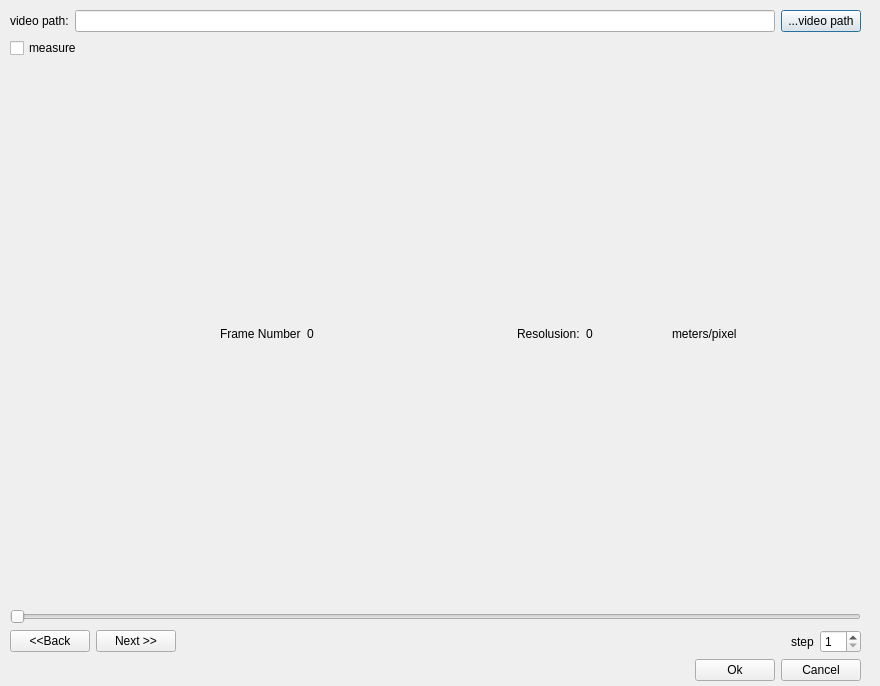
<?xml version="1.0" encoding="UTF-8"?>
<ui version="4.0">
 <class>ResolutionMesureDlgBase</class>
 <widget class="QDialog" name="ResolutionMesureDlgBase">
  <property name="geometry">
   <rect>
    <x>0</x>
    <y>0</y>
    <width>880</width>
    <height>686</height>
   </rect>
  </property>
  <property name="windowTitle">
   <string>Dialog</string>
  </property>
  <property name="autoFillBackground">
   <bool>true</bool>
  </property>
  <widget class="QWidget" name="verticalLayoutWidget_2">
   <property name="geometry">
    <rect>
     <x>10</x>
     <y>10</y>
     <width>851</width>
     <height>671</height>
    </rect>
   </property>
   <layout class="QVBoxLayout" name="mMainLayout" stretch="0,0,0,0,0,0">
    <property name="sizeConstraint">
     <enum>QLayout::SetMaximumSize</enum>
    </property>
    <item>
     <layout class="QHBoxLayout" name="horizontalLayout">
      <item>
       <widget class="QLabel" name="label">
        <property name="text">
         <string>video path:</string>
        </property>
       </widget>
      </item>
      <item>
       <widget class="QLineEdit" name="mEditPath"/>
      </item>
      <item>
       <widget class="QPushButton" name="mBtVideoPath">
        <property name="text">
         <string>...video path</string>
        </property>
       </widget>
      </item>
     </layout>
    </item>
    <item>
     <layout class="QHBoxLayout" name="horizontalLayout_6">
      <item>
       <widget class="QCheckBox" name="mCheckBoxMeasure">
        <property name="text">
         <string>measure</string>
        </property>
       </widget>
      </item>
      <item>
       <spacer name="horizontalSpacer_6">
        <property name="orientation">
         <enum>Qt::Horizontal</enum>
        </property>
        <property name="sizeHint" stdset="0">
         <size>
          <width>40</width>
          <height>20</height>
         </size>
        </property>
       </spacer>
      </item>
     </layout>
    </item>
    <item>
     <layout class="QHBoxLayout" name="horizontalLayout_5">
      <item>
       <widget class="QLabel" name="mLabelPosition">
        <property name="sizePolicy">
         <sizepolicy hsizetype="Fixed" vsizetype="Preferred">
          <horstretch>0</horstretch>
          <verstretch>0</verstretch>
         </sizepolicy>
        </property>
        <property name="minimumSize">
         <size>
          <width>80</width>
          <height>0</height>
         </size>
        </property>
        <property name="text">
         <string/>
        </property>
       </widget>
      </item>
      <item>
       <spacer name="horizontalSpacer_5">
        <property name="orientation">
         <enum>Qt::Horizontal</enum>
        </property>
        <property name="sizeHint" stdset="0">
         <size>
          <width>40</width>
          <height>20</height>
         </size>
        </property>
       </spacer>
      </item>
      <item>
       <widget class="QLabel" name="label_4">
        <property name="sizePolicy">
         <sizepolicy hsizetype="Fixed" vsizetype="Preferred">
          <horstretch>0</horstretch>
          <verstretch>0</verstretch>
         </sizepolicy>
        </property>
        <property name="text">
         <string>Frame Number</string>
        </property>
       </widget>
      </item>
      <item>
       <widget class="QLabel" name="mLabelFrameNum">
        <property name="sizePolicy">
         <sizepolicy hsizetype="Fixed" vsizetype="Preferred">
          <horstretch>0</horstretch>
          <verstretch>0</verstretch>
         </sizepolicy>
        </property>
        <property name="minimumSize">
         <size>
          <width>80</width>
          <height>0</height>
         </size>
        </property>
        <property name="text">
         <string>0</string>
        </property>
       </widget>
      </item>
      <item>
       <spacer name="horizontalSpacer_3">
        <property name="orientation">
         <enum>Qt::Horizontal</enum>
        </property>
        <property name="sizeHint" stdset="0">
         <size>
          <width>40</width>
          <height>20</height>
         </size>
        </property>
       </spacer>
      </item>
      <item>
       <widget class="QLabel" name="label_3">
        <property name="sizePolicy">
         <sizepolicy hsizetype="Fixed" vsizetype="Preferred">
          <horstretch>0</horstretch>
          <verstretch>0</verstretch>
         </sizepolicy>
        </property>
        <property name="text">
         <string>Resolusion:</string>
        </property>
       </widget>
      </item>
      <item>
       <widget class="QLabel" name="mLabelResolution">
        <property name="sizePolicy">
         <sizepolicy hsizetype="Fixed" vsizetype="Preferred">
          <horstretch>80</horstretch>
          <verstretch>0</verstretch>
         </sizepolicy>
        </property>
        <property name="minimumSize">
         <size>
          <width>80</width>
          <height>0</height>
         </size>
        </property>
        <property name="text">
         <string>0</string>
        </property>
       </widget>
      </item>
      <item>
       <widget class="QLabel" name="label_6">
        <property name="sizePolicy">
         <sizepolicy hsizetype="Fixed" vsizetype="Preferred">
          <horstretch>0</horstretch>
          <verstretch>0</verstretch>
         </sizepolicy>
        </property>
        <property name="text">
         <string>meters/pixel</string>
        </property>
       </widget>
      </item>
      <item>
       <spacer name="horizontalSpacer_4">
        <property name="orientation">
         <enum>Qt::Horizontal</enum>
        </property>
        <property name="sizeHint" stdset="0">
         <size>
          <width>40</width>
          <height>20</height>
         </size>
        </property>
       </spacer>
      </item>
     </layout>
    </item>
    <item>
     <widget class="QSlider" name="mSliderVideo">
      <property name="orientation">
       <enum>Qt::Horizontal</enum>
      </property>
     </widget>
    </item>
    <item>
     <layout class="QHBoxLayout" name="horizontalLayout_2">
      <item>
       <widget class="QPushButton" name="mBtBack">
        <property name="text">
         <string>&lt;&lt;Back</string>
        </property>
       </widget>
      </item>
      <item>
       <widget class="QPushButton" name="mBtNext">
        <property name="text">
         <string>Next &gt;&gt;</string>
        </property>
       </widget>
      </item>
      <item>
       <spacer name="horizontalSpacer">
        <property name="orientation">
         <enum>Qt::Horizontal</enum>
        </property>
        <property name="sizeHint" stdset="0">
         <size>
          <width>40</width>
          <height>20</height>
         </size>
        </property>
       </spacer>
      </item>
      <item>
       <widget class="QLabel" name="label_2">
        <property name="text">
         <string>step</string>
        </property>
       </widget>
      </item>
      <item>
       <widget class="QSpinBox" name="mSpinBoxStep">
        <property name="minimum">
         <number>1</number>
        </property>
       </widget>
      </item>
     </layout>
    </item>
    <item>
     <layout class="QHBoxLayout" name="horizontalLayout_3">
      <item>
       <spacer name="horizontalSpacer_2">
        <property name="orientation">
         <enum>Qt::Horizontal</enum>
        </property>
        <property name="sizeHint" stdset="0">
         <size>
          <width>40</width>
          <height>20</height>
         </size>
        </property>
       </spacer>
      </item>
      <item>
       <widget class="QPushButton" name="mBtOk">
        <property name="text">
         <string>Ok</string>
        </property>
       </widget>
      </item>
      <item>
       <widget class="QPushButton" name="mBtCancel">
        <property name="text">
         <string>Cancel</string>
        </property>
       </widget>
      </item>
     </layout>
    </item>
   </layout>
  </widget>
 </widget>
 <resources/>
 <connections/>
</ui>
